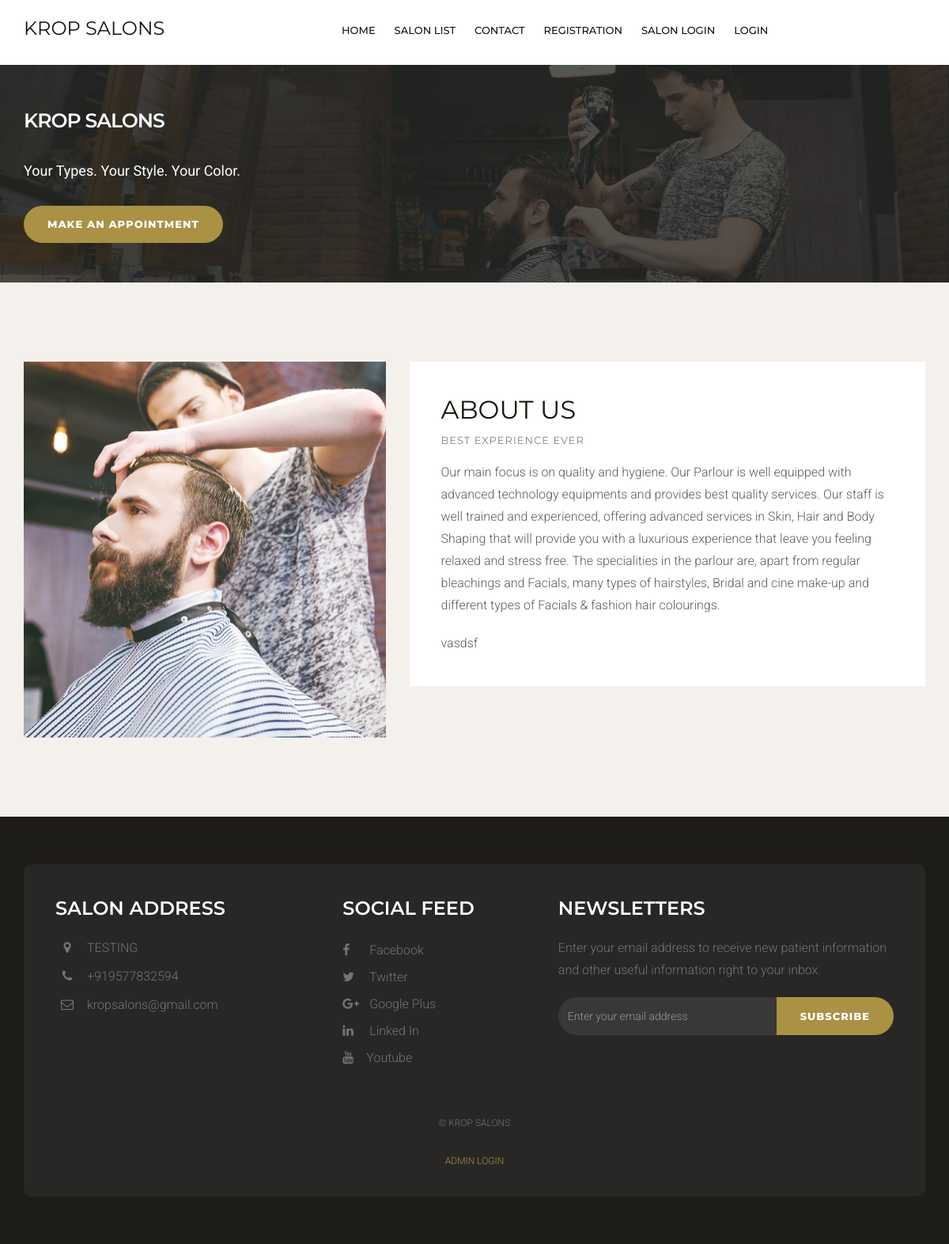
The page / on the database its author committed.
### tables this page shows
CREATE TABLE `tblpage` (
  `ID` int(10) NOT NULL,
  `PageType` varchar(200) DEFAULT NULL,
  `PageTitle` mediumtext DEFAULT NULL,
  `PageDescription` mediumtext DEFAULT NULL,
  `Email` varchar(200) DEFAULT NULL,
  `MobileNumber` bigint(10) DEFAULT NULL,
  `UpdationDate` date DEFAULT NULL,
  `Timing` varchar(200) NOT NULL
);

### index.php (the view, shortened to what this page needs)
<?php
include('includes/dbconnection.php');
?>
<!DOCTYPE html>
<html lang="en">
<head>
    <link href="css/bootstrap.min.css" rel="stylesheet">
    <link href="css/font-awesome.min.css" rel="stylesheet">
    <link href="css/style.css" rel="stylesheet">
</head>
<body>
    <?php include_once('includes/header.php');?>
    <div class="hero-section">
        <div class="container">
            <div class="row">
                <div class="col-lg-6 col-md-6 col-sm-6 col-xs-12">
                    <h1 class="hero-title">KROP SALONS</h1>
                    <p class="hero-text"><strong>Your Types. Your Style. Your Color.</strong> </p>
                    <a href="salon_list.php" class="btn btn-default">Make an Appointment</a> </div>
            </div>
        </div>
    </div>
    <div class="space-medium bg-default">
        <div class="container">
            <div class="row">
                <div class="col-lg-5 col-md-5 col-sm-12 col-xs-12"><img src="images/about-img.jpg" alt="" class="img-responsive"></div>
                <div class="col-lg-7 col-md-7 col-sm-12 col-xs-12">
                    <div class="well-block">
                        <?php
$ret=mysqli_query($con,"select * from tblpage where PageType='aboutus' ");
while ($row=mysqli_fetch_array($ret)) {
?>
                        <h1><?php  echo $row['PageTitle'];?></h1>
                        <h5 class="small-title ">best experience ever</h5>
                        <p><?php  echo $row['PageDescription'];?></p><?php } ?>
                         </div>
                </div>
            </div>
        </div>
    </div>
    <?php include_once('includes/footer.php');?>
</body>
</html>

### includes/footer.php (shortened to what this page needs)
<?php
include('includes/dbconnection.php');
  ?>
<div class="footer">
        <div class="container">
            <div class="footer-block">
                <div class="row">
                    <div class="col-lg-4 col-md-4 col-sm-6 col-xs-12">
                        <div class="footer-widget">
                            <h2 class="widget-title">Salon Address</h2>
                            <ul class="listnone contact">
                                <?php
$ret=mysqli_query($con,"select * from tblpage where PageType='contactus' ");
while ($row=mysqli_fetch_array($ret)) {
?>
                                <li><i class="fa fa-map-marker"></i> <?php  echo $row['PageDescription'];?> </li>
                                <li><i class="fa fa-phone"></i> +<?php  echo $row['MobileNumber'];?></li>
                                <li><i class="fa fa-envelope-o"></i>  <?php  echo $row['Email'];?></li><?php } ?>
                            </ul>
                        </div>
                    </div>
                    <div class="col-lg-3 col-md-3 col-sm-6 col-xs-12">
                        <div class="footer-widget footer-social">
                            <h2 class="widget-title">Social Feed</h2>
                            <ul class="listnone">
                                <li>
                                    <a href="#"> <i class="fa fa-facebook"></i> Facebook </a>
                                </li>
                                <li><a href="#"><i class="fa fa-twitter"></i> Twitter</a></li>
                                <li><a href="#"><i class="fa fa-google-plus"></i> Google Plus</a></li>
                                <li><a href="#"><i class="fa fa-linkedin"></i> Linked In</a></li>
                                <li>
                                    <a href="#"> <i class="fa fa-youtube"></i>Youtube</a>
                                </li>
                            </ul>
                        </div>
                    </div>
                    <div class="col-lg-5 col-md-5 col-sm-12 col-xs-12">
                        <div class="footer-widget widget-newsletter">
                            <h2 class="widget-title">Newsletters</h2>
                            <p>Enter your email address to receive new patient information and other useful information right to your inbox.</p>
                            <form method="post">
                            <div class="input-group">
                                <input type="text" class="form-control" placeholder="Enter your email address" name="email">
                                <span class="input-group-btn">
                            <button class="btn btn-default" type="submit" value="submit" name="sub">Subscribe</button>
                            </span>
                            </div></form>
                        </div>
                    </div>
                </div>
                <div class="tiny-footer">
                    <div class="row">
                        <div class="col-lg-12 col-md-12 col-sm-12 col-xs-12">
                            <div class="copyright-content">
                                <p>© KROP SALONS</p>
                                <a href="super_admin/login/index.php">Admin Login</a>
                            </div>
                        </div>
                    </div>
                </div>
            </div>
        </div>
    </div>

### css/style.css (style rules this page uses)
body { font-size: 16px; background-color: #fff; color: #5d5c59; font-family: 'Roboto', sans-serif; line-height: 28px; font-weight: 300; }
h1, h2, h3, h4, h5, h6 { margin: 0; padding: 0; margin-bottom: 10px; color: #18150d; font-weight: 400; font-family: 'Montserrat', sans-serif; text-transform: uppercase; -webkit-font-smoothing: antialiased; text-rendering: optimizeLegibility; }
h1 { font-size: 32px; line-height: 42px; }
h2 { font-size: 24px; line-height: 32px; }
h5 { font-size: 14px; }
p { margin: 0 0 20px; }
ul, ol { margin: 0; }
a { color: #aa9144; text-decoration: none; -webkit-transition: all 0.3s; -moz-transition: all 0.3s; transition: all 0.3s; }
b, strong { font-weight: 400; }
.listnone { list-style: none; padding: 0px; }
.form-control { width: 100%; height: 50px; padding: 6px 12px; font-size: 16px; line-height: 1.42857143; color: #333; background-color: #fff; border: 1px solid #dcd9d3; background-image: none; border-radius: 10px; -webkit-box-shadow: inset 0 0px 0px rgba(255, 255, 255, .075); box-shadow: inset 3px 3px 3px rgba(255, 255, 255, .075); margin-bottom: 15px; }
.btn { display: inline-block; padding: 14px 30px; margin-bottom: 0; font-size: 13px; font-weight: 800; letter-spacing: 1px; line-height: 1.42857143; text-align: center; border: none; text-transform: uppercase; border-radius: 100px;font-family: 'Montserrat', sans-serif; -webkit-font-smoothing: antialiased; text-rendering: optimizeLegibility; }
.btn-default { color: #fff; background-color: #aa9144; }
.space-medium { padding-top: 100px; padding-bottom: 100px; }
.bg-default { background-color: #f4f1ec; }
.small-title { color: #84837f; font-size: 13px; letter-spacing: 1px; margin-bottom: 20px; }
.well-block { background-color: #fff;padding: 40px; }
.hero-section { padding-top: 135px; padding-bottom: 135px; background: linear-gradient(rgba(36, 39, 38, 0.5), rgba(36, 39, 38, 0.5)), rgba(36, 39, 38, 0.5) url(../images/hero-img.jpg) no-repeat center; background-size: cover; }
.hero-title { font-size: 46px; color: #fff; line-height: 58px; font-weight: 600; margin-bottom: 30px; letter-spacing: -1px; }
.hero-text { font-size: 18px; color: #fff; margin-bottom: 30px; }
.footer { background-color: #1e1c18; padding-top: 60px; padding-bottom: 60px; }
.footer-block { background-color: #282725;padding: 40px 40px 10px 40px; border-radius: 10px; }
.footer-widget p { color: #747474; }
.footer-widget .widget-title { color: #fff; font-weight: 600; padding-bottom: 20px; margin-bottom: 30px; }
.footer-widget li a { color: #747474; line-height: 34px; }
.footer-social ul li a i { padding-right: 10px; width: 30px; }
.footer .contact li { position: relative; padding-left: 40px; display: block; ' margin-bottom: 8px; padding: 0 0 8px 40px; color: #747474; }
.footer .contact li i { display: block; position: absolute; top: 5px; left: 0; width: 30px; font-size: 16px; text-align: center; }
.widget-newsletter .form-control { height: 48px; color: #eee; background-color: #393836; border: none; box-shadow: none; font-size: 14px; border-radius: 30px 0px 0px 30px; }
.widget-newsletter button { height: 48px; }
.tiny-footer { padding-top: 19px; padding-bottom: 9px; font-size: 12px; color: #56575e; text-align: left; text-transform: uppercase; text-align: center; }
.copyright-content { padding: 12px; color: #747474; }
.widget-title { margin-bottom: 20px; }
@media only screen and (max-width : 1200px) { .hero-title { font-size: 25px; line-height: 40px; } }
@media only screen and (max-width : 1200px) { .hero-section { padding-top: 50px; padding-bottom: 50px; } }
@media only screen and (max-width : 1200px) { .footer-widget { margin-bottom: 20px; } }
@media only screen and (max-width : 1200px) { .footer-widget .widget-title { margin-bottom: 0px; } }

### rows shown on the page
tblpage: PageTitle "ABOUT US", PageDescription "Our main focus is on quality and hygiene. Our Parlour is well equipped with advanced technology equipments and provides best quality services. Our staff is well trained and experienced, offering advanced services in Skin, Hair and Body Shaping that will provide you with a luxurious experience that leave you feeling relaxed and stress free. The specialities in the parlour are, apart from regular bleachings and Facials, many types of hairstyles, Bridal and cine make-up and different types of Facials & fashion hair colourings. vasdsf"
tblpage: PageDescription "TESTING", MobileNumber "919577832594", Email "kropsalons@gmail.com"
